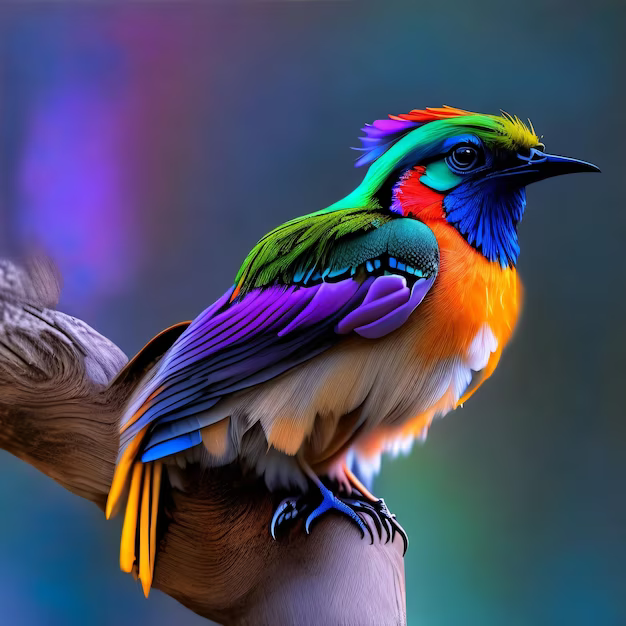
#> input picture Question 3/bird.png, 626 x 626 px, found by its file name
$ jupyter execute Assignement2_Implementation_Question_3.ipynb
#> lines starting #> are read from the running program, lines starting #| are printed output that depends on the picture; long printed decimals are rounded
<a href="https://colab.research.google.com/github/HanaeELMEKKI/COMP-6321-Assignment-2/blob/main/Question%203/Assignement2_Implementation_Question_3.ipynb" target="_parent"></a>

# **Implementation Question 3**

[cell 1]
import numpy as np
import matplotlib.pyplot as plt
from sklearn.cluster import KMeans
from sklearn.metrics import mean_squared_error
from sklearn.preprocessing import normalize
from skimage import io

[cell 2]
image_path = "https://raw.githubusercontent.com/HanaeELMEKKI/COMP-6321-Assignment-2/main/Question%203/bird.png"

**Normalize the image**

[cell 3]
image = io.imread(image_path)
#> image is the input picture: shape (626, 626, 3); mean R, G, B 73.9, 75, 98.4
normalized_image = image / 255

**Plot the orginal normalized image as well as the color space of the image**

[cell 4]
def plot_colour_space (RGB, title = None, hold = False, **kwargs) :
  if hold:
    ax = plt.gca()
  else:
    fig = plt.figure(figsize=(8,8))
    ax = fig.add_subplot(projection = "3d")
  kwargs.setdefault("alpha",1.0)
  ax.scatter(*RGB.T, **kwargs)
  ax.set_xlabel("R", color="r", fontweight="bold", fontsize=15)
  ax.set_ylabel("G", color="g", fontweight="bold", fontsize=15)
  ax.set_zlabel("B", color="b", fontweight="bold", fontsize=15)
  if title is not None:
    ax.set_title(title)

[cell 5]
plt.figure(figsize=(8, 8))
plt.subplot(2, 3, 1)
plt.title('Original Normalized Image')
plt.imshow(normalized_image)

RGB = normalized_image.reshape((-1, 3))
plot_colour_space(RGB, c= RGB, s=0.5, marker="s", title="Pixels plotted in colour space")
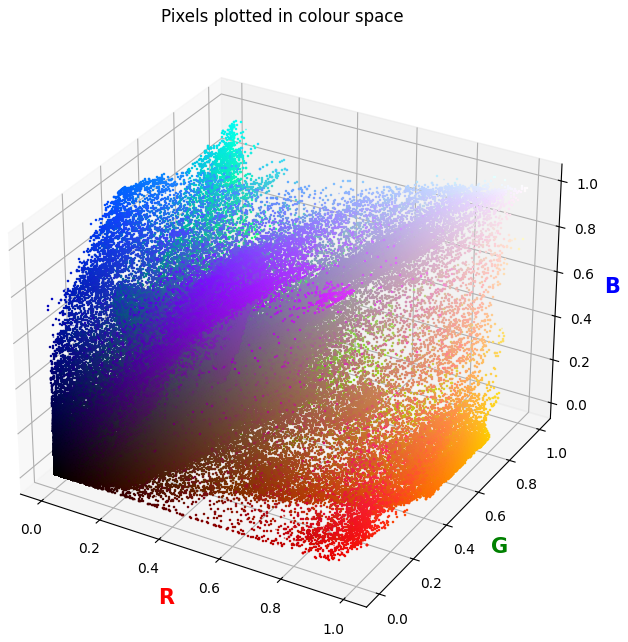
#> figure drawn by matplotlib, 1 panel

**K-MEANS Application**

[cell 6]
def kmeans_application(k_value):
#> called with k_value = 5
  kmeans = KMeans(n_clusters=k_value, random_state=0)
  kmeans.fit(RGB)
  plot_colour_space(kmeans.cluster_centers_, c= kmeans.cluster_centers_, s=35, marker="s", title=f'Normalized K-means Clustering with K={k_value}')

  recolored_image = kmeans.cluster_centers_[kmeans.labels_]
  plot_colour_space(RGB, c= recolored_image, s=0.8, marker="s", title=f'Recolored K-means Clustering with K={k_value}')

  plt.figure(figsize=(13,3))
  plt.title(f'Recolored Image with K={k_value}')
  plt.imshow(recolored_image.reshape(image.shape))

  mse = mean_squared_error(RGB, recolored_image)
#> mse = 0.0111
  print(f'Mean Squared Error for K={k_value}: {mse}')
#| Mean Squared Error for K=5: 0.01106

**K-MEANS Application (K=5)**

[cell 7]
kmeans_application(5)
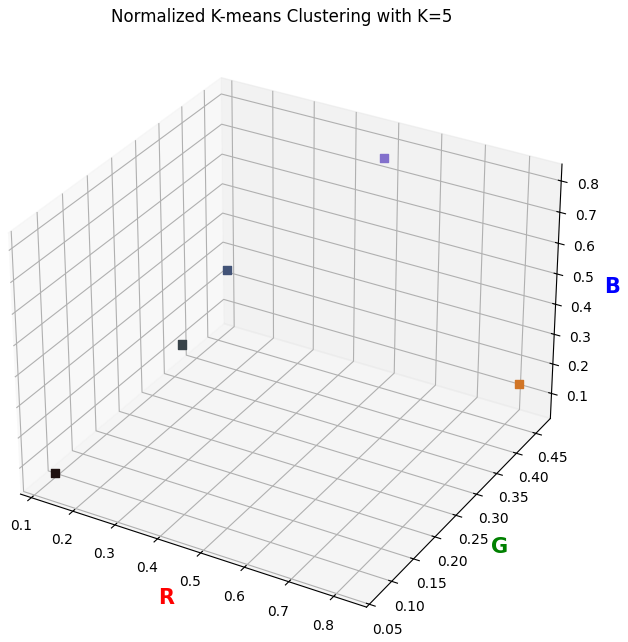
#> figure drawn by matplotlib, 1 panel
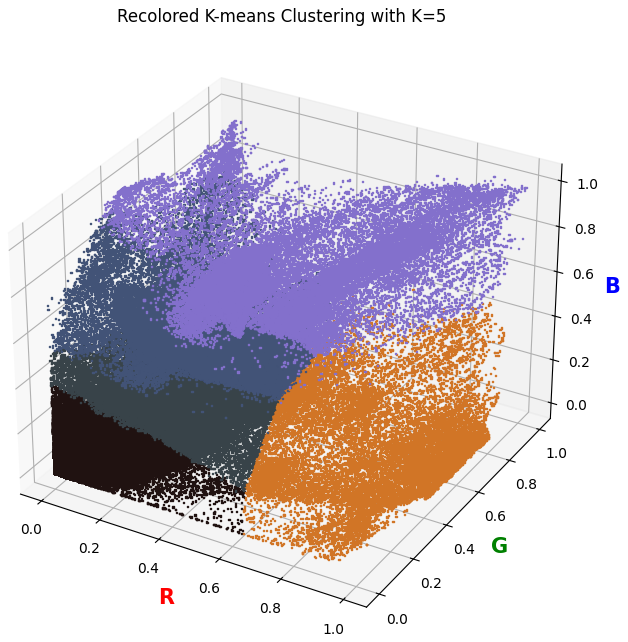
#> figure drawn by matplotlib, 1 panel
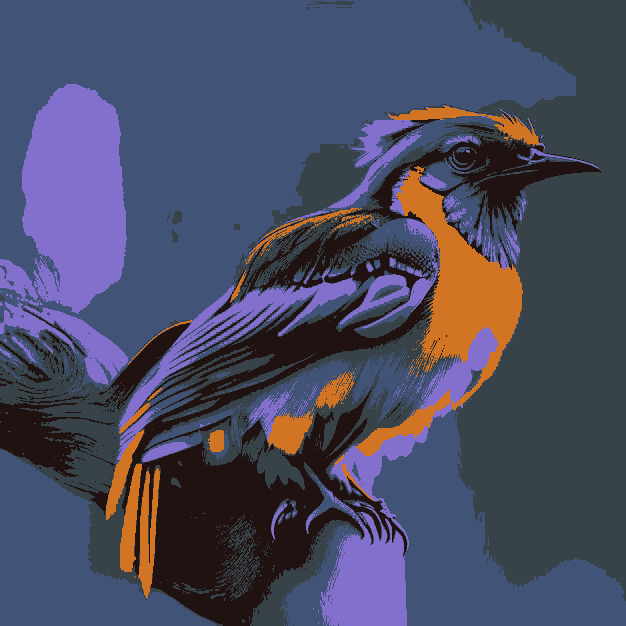
#> shown: shape (626, 626, 3) float64; mean R, G, B 0.29, 0.294, 0.386

**K-MEANS Application (K=10)**

[cell 8]
kmeans_application(10)
#| Mean Squared Error for K=10: 0.005877
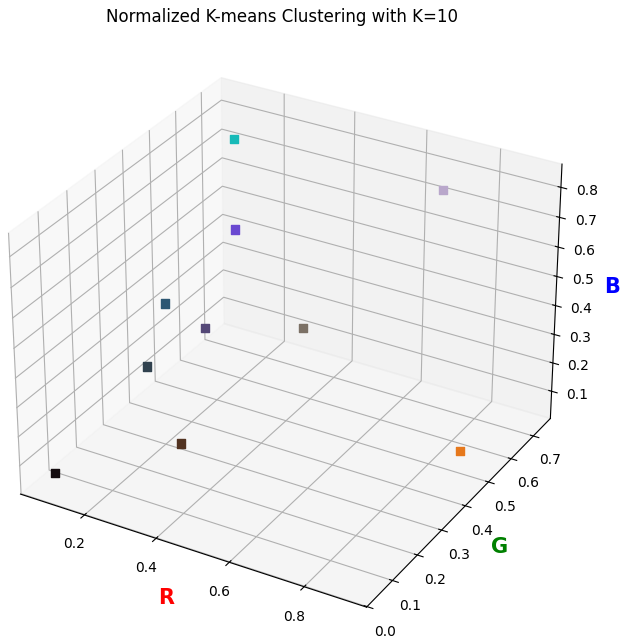
#> figure drawn by matplotlib, 1 panel
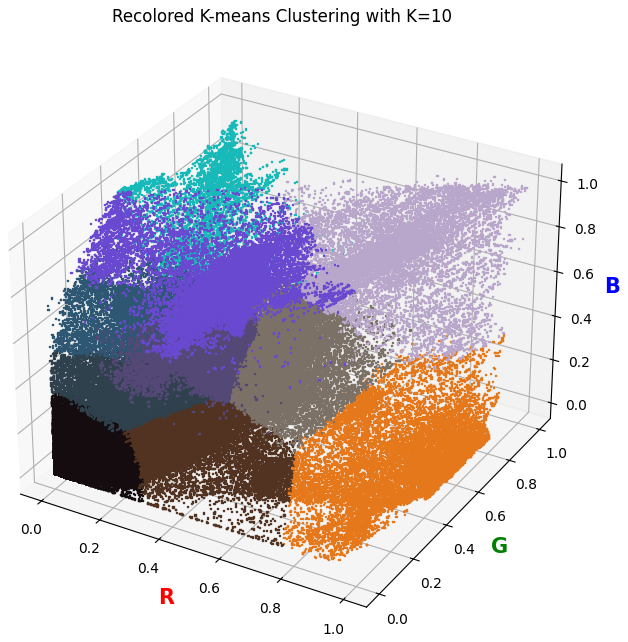
#> figure drawn by matplotlib, 1 panel
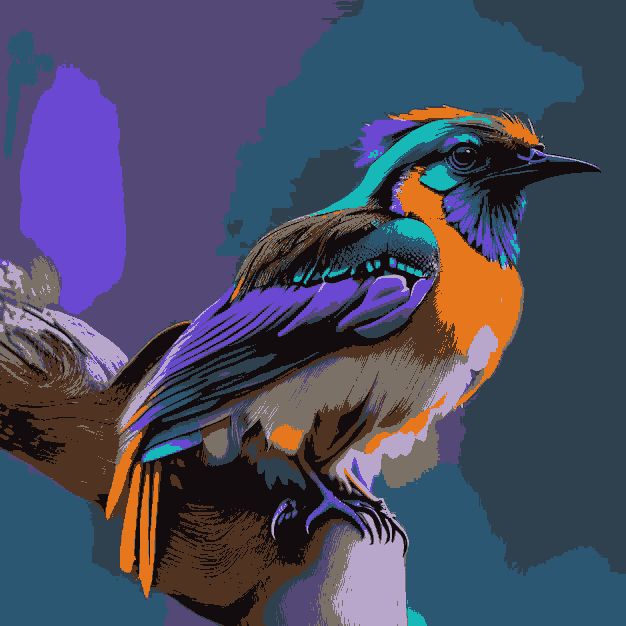
#> shown: shape (626, 626, 3) float64; mean R, G, B 0.29, 0.294, 0.386
